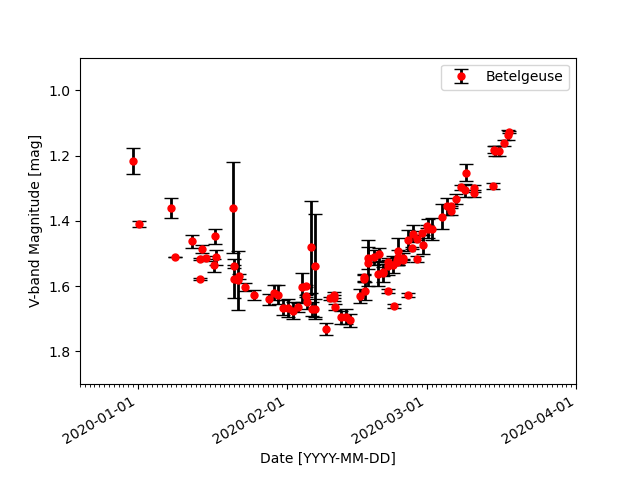

The script that saved this image:
#!/usr/pkg/bin/python3.9

# importing numpy module
import numpy

# importing matplotlib module
import matplotlib.figure
import matplotlib.backends.backend_agg
import matplotlib.dates

# importing datetime
import datetime

# input data file
file_input = 'alf_ori.data'

# output image file
file_output = 'ai202209_s04_24.png'

# making empty list and Numpy arrays
data_date  = numpy.array ([], dtype='datetime64[ms]')
data_mag   = numpy.array ([], dtype='float64')
data_error = numpy.array ([], dtype='float64')
    
# opening input file
with open (file_input, 'r') as fh_in:
    # reading data line-by-line
    for line in fh_in:
        # splitting data
        (date_str, mag_str, error_str, band, observer) = line.split ()
        # conversion from string to datetime, and then to datetime64
        date1 = datetime.datetime.strptime (date_str[:-4], '%Y-%m-%d')
        day   = float (date_str[-3:]) / 1000
        date2 = datetime.timedelta (days=day)
        date_datetime = date1 + date2
        date_datetime64 = numpy.datetime64 (date_datetime, 'ms')
        # conversion from string to float
        mag   = float (mag_str)
        error = float (error_str)
        # appending data to list and Numpy arrays
        data_date  = numpy.append (data_date, date_datetime64)
        data_mag   = numpy.append (data_mag, mag)
        data_error = numpy.append (data_error, error)

# making a fig object
fig = matplotlib.figure.Figure ()

# making a canvas object
canvas = matplotlib.backends.backend_agg.FigureCanvasAgg (fig)

# making an axes object
ax = fig.add_subplot (111)

# labels
ax.set_xlabel ('Date [YYYY-MM-DD]')
ax.set_ylabel ('V-band Magnitude [mag]')

# axis settings
ax.set_xlim (numpy.datetime64 ('2019-12-20'), numpy.datetime64 ('2020-04-01'))
ax.set_ylim (+1.9, +0.9)

# plotting data
ax.errorbar (data_date, data_mag, yerr=data_error, linestyle='None', \
             marker='o', markersize=5.0, color='red', \
             elinewidth=2.0, ecolor='black', capsize=5.0, \
             label='Betelgeuse')

# ticks
months     = matplotlib.dates.MonthLocator ()
days       = matplotlib.dates.DayLocator ()
months_fmt = matplotlib.dates.DateFormatter ('%Y-%m-%d')
ax.xaxis.set_major_locator (months)
ax.xaxis.set_major_formatter (months_fmt)
ax.xaxis.set_minor_locator (days)

# legend
ax.legend (loc='upper right')

# formatting labels
fig.autofmt_xdate()

# saving the figure to a file
fig.savefig (file_output)
